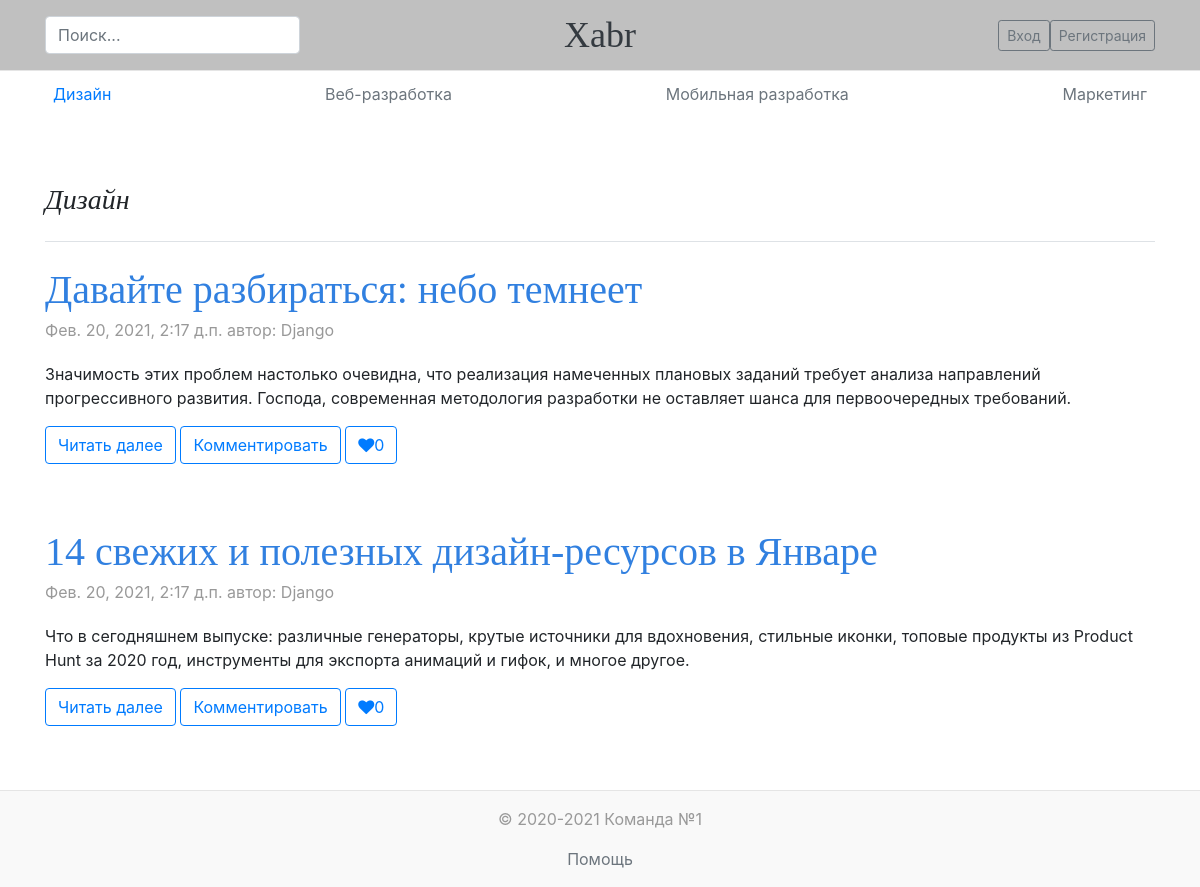
The app's page /category/dizajn/ with its own data.
### xabr/mainapp/models.py (models this page shows, shortened)
class Category(models.Model):
    name = models.CharField(verbose_name='название категории', max_length=64, default='', unique=True)
    slug = models.SlugField(verbose_name='уникальный адрес', max_length=70)
    description = models.TextField(verbose_name='описание категории', blank=True)
    is_active = models.BooleanField(verbose_name='активна', default=True)
    class Meta:
        verbose_name = "категория"
        verbose_name_plural = "категории"

class Post(models.Model):
    user = models.ForeignKey(XabrUser, on_delete=models.CASCADE)
    category = models.ForeignKey(Category, verbose_name='категория', on_delete=models.CASCADE)
    name = models.CharField(verbose_name='название статьи', max_length=128)
    slug = models.SlugField(verbose_name='уникальный адрес', max_length=70, unique=True)
    description = models.TextField(verbose_name='краткое описание статьи', blank=True)
    posts_text = models.TextField(verbose_name='текст статьи', blank=True)
    create_datetime = models.DateTimeField(verbose_name='дата создания', auto_now_add=True, blank=True)
    like_quantity = models.PositiveIntegerField('кол-во', default=0)
    is_active = models.CharField(verbose_name='статус', max_length=128, choices=STATUS_CHOICES)
    comment = models.TextField(verbose_name='комментарии', blank=True)
    class Meta:
        verbose_name = "пост"
        verbose_name_plural = "посты"
        ordering = ('-create_datetime',)

### xabr/authapp/models.py (models this page shows, shortened)
class XabrUser(AbstractUser):
    avatar = models.ImageField(upload_to='users_avatars', blank=True)
    age = models.PositiveIntegerField(verbose_name='возраст', default=18, blank=True)
    aboutMe = models.TextField(verbose_name='о себе', max_length=512, blank=True)
    email = models.EmailField(verbose_name='email', unique=True, blank=False)
    activation_key = models.CharField(max_length=128, blank=True)
    activation_key_expires = models.DateTimeField(default=(now() + timedelta(hours=48)))
    like_quantity = models.PositiveIntegerField('кол-во', default=0)
    is_active = models.BooleanField(verbose_name='активен/неактивен', default=True)
    is_staff = models.BooleanField(verbose_name='статус персонала', default=False)

### xabr/mainapp/views.py (the view)
# urls.py: path('category/<slug:slug>/', mainapp.category_page, name='category_page'),
def category_page(request, slug):
    categories = Category.objects.filter(is_active=True)
    if request.user.is_authenticated:
        new_like, created = Like.objects.get_or_create(user=request.user, slug=slug)
    else:
        new_like = Like.objects.all()
    if slug == '':
        category = {'slug': '', 'name': 'все'}
        posts = Post.objects.filter(is_active=True).order_by('-create_datetime')
    else:
        category = get_object_or_404(Category, slug=slug)
        posts = category.post_set.filter(is_active=True).order_by('-create_datetime')
    context = {
        'page_title': 'главная',
        'categories': categories,
        'category': category,
        'posts': posts,
        'new_like': new_like,
    }
    return render(request, 'mainapp/category_page.html', context)

### xabr/mainapp/templates/mainapp/category_page.html
{% extends 'mainapp/base.html' %}
{% load static %}
{% block main %}
    <div class="row">
        <div class="col-md-12">
            <h3 class="pb-4 mb-4 blog-main font-italic border-bottom">
                {{ category.name }}
            </h3>
            {% for post in posts %}
                <div class="blog-post">
                    <h1 class="blog-post-title"><a href="{% url 'main:post' post.slug %}">{{ post.name }}</a></h1>
                    <p class="blog-post-meta">{{ post.create_datetime }} автор: {{ post.user|title }}</p>
                    <p>{{ post.description }}</p>
                    <nav class="blog-pagination">
                        <form action="{% url 'main:change_like' post.slug %}" method="post">
                            <a class="btn btn-outline-primary" href="{% url 'main:post' post.slug %}">Читать далее</a>
                            {% if user.is_authenticated %}
                                <a class="btn btn-outline-primary" href="{% url 'main:post' post.slug %}" tabindex="-1"
                                   aria-disabled="true">Комментировать</a>
                                {% csrf_token %}
                                {% if new_like.is_active %}
                                    <button class="btn btn-outline-primary"><i class="fa fa-heart"
                                                                               aria-hidden="true"></i>
                                        {{ post.like_quantity }}
                                    </button>
                                {% else %}
                                    <button class="btn btn-outline-primary"><i class="fa fa-heart-o"
                                                                               aria-hidden="true"></i>
                                        {{ post.like_quantity }}
                                    </button>
                                {% endif %}
                            {% else %}
                                <a class="btn btn-outline-primary" href="{% url 'auth:login' %}?next={{ request.path }}"
                                   tabindex="-1"
                                   aria-disabled="true">Комментировать</a>
                                <a class="btn btn-outline-primary"
                                   href="{% url 'auth:login' %}?next={{ request.path }}"><i
                                        class="fa fa-heart" aria-hidden="true"></i>{{ post.like_quantity }}</a>
                            {% endif %}
                        </form>
                    </nav>
                </div>
            {% endfor %}
        </div>
    </div>
{% endblock %}

### xabr/mainapp/templates/mainapp/includes/inc__main_menu.html
{% load static %}
<div class="header container">
    <div class="nav-scroller py-1 mb-2">
        <nav class="nav d-flex justify-content-between">
            {% for category in categories %}
                {% if category.is_active %}
                    <a class="{% if request.resolver_match.kwargs.slug == category.slug %} p-2 {% else %} p-2 text-muted {% endif %} "
                       href="{% url 'main:category_page' category.slug %}">{{ category.name }}</a>
                {% endif %}
            {% endfor %}
        </nav>
    </div>
</div>

### xabr/static/css/style.css (style rules this page uses)
* { margin: 0; padding: 0; }
html, body { height: 100%; width: 100%; }
h1, h2, h3, h4, h5, h6 { font-family: "Playfair Display", Georgia, "Times New Roman", serif; }
.nav-scroller { position: relative; z-index: 2; height: 2.75rem; overflow-y: hidden; }
.nav-scroller .nav { display: -ms-flexbox; display: flex; -ms-flex-wrap: nowrap; flex-wrap: nowrap; padding-bottom: 1rem; margin-top: -1px; overflow-x: auto; text-align: center; white-space: nowrap; -webkit-overflow-scrolling: touch; }
.blog-pagination { margin-bottom: 4rem; }
.blog-post { margin-bottom: 4rem; }
.blog-post-title { margin-bottom: .25rem; font-size: 2.5rem; color: #3180e0; }
.blog-post-title a { color: #3180e0; }
.blog-post-meta { margin-bottom: 1.25rem; color: #999; }
.container { top: 0; left: 0; height: 100%; }

### records on screen
Category: name "Дизайн"
Category: name "Веб-разработка"
Category: name "Мобильная разработка"
Category: name "Маркетинг"
Post: name "Давайте разбираться: небо темнеет", create_datetime "Фев. 20, 2021, 2:17 д.п.", user "Django", description "Значимость этих проблем настолько очевидна, что реализация намеченных плановых заданий требует анализа направлений прогрессивного развития. Господа, современная методология разработки не оставляет шанса для первоочередных требований.", like_quantity "0"
Post: name "14 свежих и полезных дизайн-ресурсов в Январе", create_datetime "Фев. 20, 2021, 2:17 д.п.", user "Django", description "Что в сегодняшнем выпуске: различные генераторы, крутые источники для вдохновения, стильные иконки, топовые продукты из Product Hunt за 2020 год, инструменты для экспорта анимаций и гифок, и многое другое.", like_quantity "0"
